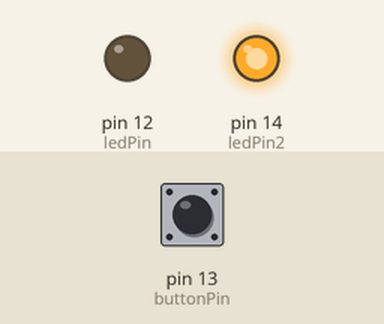
This sketch was run on a simulated Arduino Uno, built with avr-gcc and run on an emulated ATmega328P. Parts: output pins drawn as LEDs (lit = HIGH). The inputs (shaded band) are chosen by the test bench; at power-on: pin 13 (buttonPin) LOW. What the sketch prints to the serial monitor is not drawn.

Above: at 1.2 s.
1.3 s: pin 13 (buttonPin) pulled HIGH for 0.15 s
At 1.37 s:
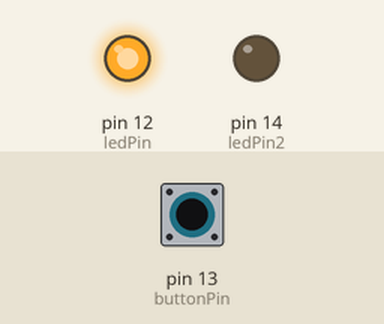
2.9 s: pin 13 (buttonPin) pulled HIGH for 3.2 s
At 6.4 s:
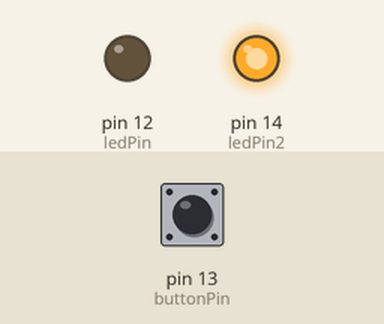
Timing chart, 0 to 7.9 s (numbered marks = the images above; inputs shaded):
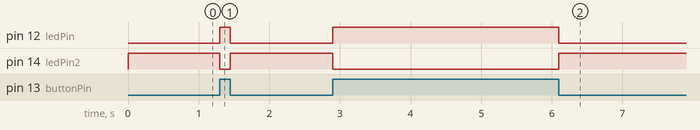

Measured:
- after the input at 1.3 s, pin 12 (ledPin): LOW → HIGH at once, → LOW 0.15 s later; pin 14 (ledPin2): HIGH → LOW at once, → HIGH 0.15 s later
- after the input at 2.9 s, pin 12 (ledPin): LOW → HIGH at once, → LOW 3.2 s later; pin 14 (ledPin2): HIGH → LOW at once, → HIGH 3.2 s later

The sketch:

Button__2.ino
```cpp
// constants won't change. They're used here to set pin numbers:
const int buttonPin = 13;  // the number of the pushbutton pin
const int ledPin = 12;    // the number of the LED pin
const int ledPin2 = 14;    // the number of the LED pin

// variables will change:
int buttonState = 0;  // variable for reading the pushbutton status

void setup() {
  Serial.begin(115200);
  // initialize the LED pin as an output:
  pinMode(ledPin, OUTPUT);
  pinMode(ledPin2, OUTPUT);
  // initialize the pushbutton pin as an input:
  pinMode(buttonPin, INPUT);
}

void loop() {
  // read the state of the pushbutton value:
  buttonState = digitalRead(buttonPin);
  Serial.println(buttonState);
  // check if the pushbutton is pressed. If it is, the buttonState is HIGH:
  if (buttonState == HIGH) {
    // turn LED on:
    digitalWrite(ledPin, HIGH);
    digitalWrite(ledPin2, LOW);
  } else {
    // turn LED off:
    digitalWrite(ledPin, LOW);
    digitalWrite(ledPin2, HIGH);
  }
}
```
